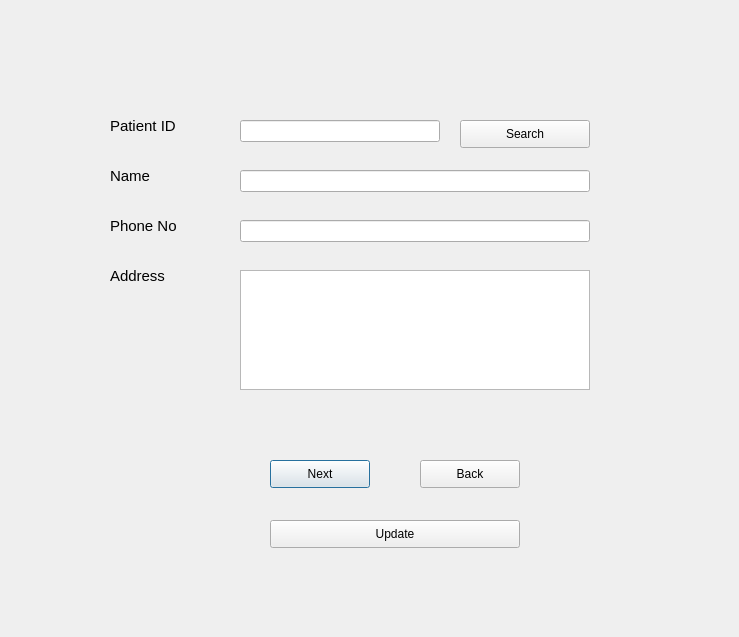
<?xml version="1.0" encoding="UTF-8"?>
<ui version="4.0">
 <class>Dialog</class>
 <widget class="QDialog" name="Dialog">
  <property name="geometry">
   <rect>
    <x>0</x>
    <y>0</y>
    <width>739</width>
    <height>637</height>
   </rect>
  </property>
  <property name="cursor">
   <cursorShape>ArrowCursor</cursorShape>
  </property>
  <property name="windowTitle">
   <string>Search</string>
  </property>
  <property name="windowOpacity">
   <double>1.000000000000000</double>
  </property>
  <widget class="QLabel" name="label">
   <property name="geometry">
    <rect>
     <x>110</x>
     <y>110</y>
     <width>81</width>
     <height>31</height>
    </rect>
   </property>
   <property name="font">
    <font>
     <pointsize>11</pointsize>
    </font>
   </property>
   <property name="text">
    <string>Patient ID</string>
   </property>
  </widget>
  <widget class="QLabel" name="label_2">
   <property name="geometry">
    <rect>
     <x>110</x>
     <y>160</y>
     <width>81</width>
     <height>31</height>
    </rect>
   </property>
   <property name="font">
    <font>
     <pointsize>11</pointsize>
    </font>
   </property>
   <property name="text">
    <string>Name</string>
   </property>
  </widget>
  <widget class="QLabel" name="label_3">
   <property name="geometry">
    <rect>
     <x>110</x>
     <y>210</y>
     <width>81</width>
     <height>31</height>
    </rect>
   </property>
   <property name="font">
    <font>
     <pointsize>11</pointsize>
    </font>
   </property>
   <property name="text">
    <string>Phone No</string>
   </property>
  </widget>
  <widget class="QLabel" name="label_4">
   <property name="geometry">
    <rect>
     <x>110</x>
     <y>260</y>
     <width>81</width>
     <height>31</height>
    </rect>
   </property>
   <property name="font">
    <font>
     <pointsize>11</pointsize>
    </font>
   </property>
   <property name="text">
    <string>Address</string>
   </property>
  </widget>
  <widget class="QLineEdit" name="id">
   <property name="geometry">
    <rect>
     <x>240</x>
     <y>120</y>
     <width>200</width>
     <height>22</height>
    </rect>
   </property>
  </widget>
  <widget class="QLineEdit" name="name">
   <property name="geometry">
    <rect>
     <x>240</x>
     <y>170</y>
     <width>350</width>
     <height>22</height>
    </rect>
   </property>
  </widget>
  <widget class="QLineEdit" name="phoneno">
   <property name="geometry">
    <rect>
     <x>240</x>
     <y>220</y>
     <width>350</width>
     <height>22</height>
    </rect>
   </property>
  </widget>
  <widget class="QTextEdit" name="address">
   <property name="geometry">
    <rect>
     <x>240</x>
     <y>270</y>
     <width>350</width>
     <height>120</height>
    </rect>
   </property>
  </widget>
  <widget class="QPushButton" name="pushButton">
   <property name="geometry">
    <rect>
     <x>270</x>
     <y>460</y>
     <width>100</width>
     <height>28</height>
    </rect>
   </property>
   <property name="text">
    <string>Next</string>
   </property>
  </widget>
  <widget class="QPushButton" name="back">
   <property name="geometry">
    <rect>
     <x>420</x>
     <y>460</y>
     <width>100</width>
     <height>28</height>
    </rect>
   </property>
   <property name="text">
    <string>Back</string>
   </property>
  </widget>
  <widget class="QPushButton" name="updateDetails">
   <property name="geometry">
    <rect>
     <x>270</x>
     <y>520</y>
     <width>250</width>
     <height>28</height>
    </rect>
   </property>
   <property name="text">
    <string>Update</string>
   </property>
  </widget>
  <widget class="QPushButton" name="searchButton">
   <property name="geometry">
    <rect>
     <x>460</x>
     <y>120</y>
     <width>130</width>
     <height>28</height>
    </rect>
   </property>
   <property name="text">
    <string>Search</string>
   </property>
  </widget>
 </widget>
 <resources/>
 <connections/>
</ui>
